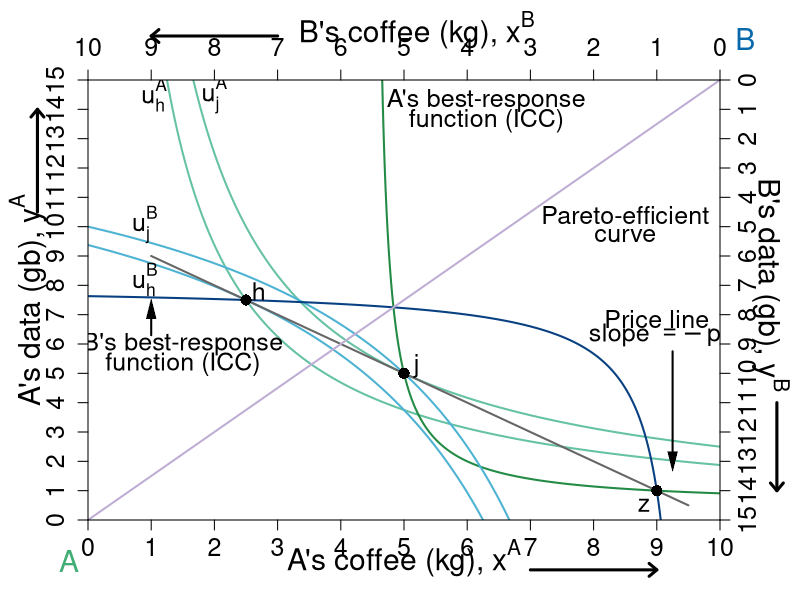

R code for this plot:
#' Graph Designer: Simon Halliday, Scott Cohn
#' Authors: Bowles and Halliday
#' Title: Coordination, Conflict and Competition: A Text in Microeconomics

library("shape")

pdf(file = "what_can_markets_do/property_walras_baseline_pec.pdf", width = 9, height = 7)

# Set parameters for graphics
axislabelsize <- 1.8
labelsize <- 1.5
namesize <- 1.8
annotatesize <- 1.5
graphlinewidth <- 2
segmentlinewidth <- 1.5

COL <- c("#7fc97f", "#beaed4", "#fdc086", "#ffff99", "#386cb0", "#f0027f", "#bf5b17", "#666666")
COLA <- c("#e0f3db", "#99d8c9","#66c2a4","#41ae76", "#238b45", "#005824")
COLB <- c("#c6dbef", "#4eb3d3", "#2b8cbe", "#0868ac","#084081")
COLC <- c("#fcfbfd", "#efedf5", "#dadaeb", "#bcbddc", "#9e9ac8", "#807dba", "#6a51a3", "#54278f", "#3f007d")
grays <- gray.colors(25, start = 1, end = 0, alpha = 1)


uA <- function(xA, yA, alpha = 0.5){
  ((xA)^alpha)*((yA)^(1 - alpha))
}

uB <- function(xA, yA, alpha = 0.5){
  ((10-xA)^alpha)*((15-yA)^(1 - alpha))
}

indiffcurveA1 <- function(x, U = 4, A = 1, a = 0.5) {
  ((((U-2)/A)*(1/x)^a)^(1/(1-a)))
}

indiffcurveA2 <- function(x, U = 4, A = 1, a = 0.5) {
  (((U/A)*(1/x)^a)^(1/(1-a)))
}

indiffcurveA3 <- function(x, U = 5.715476, A = 1, a = 0.5) {
  (((U/A)*(1/x)^a)^(1/(1 - a)))
}

indiffcurveA4 <- function(x, U = 6.984164, A = 1, a = 0.5) {
  ((((U)/A)*(1/x)^a)^(1/(1 - a)))
}

paretoEC <- function(x) {
  (3/2)*x
}

OfferCurveA <- function(x) {
  # x/(x  - 4)
  x / (2*x - 9)
}

PriceLine <- function(x, intercept = 10, slope = 1) {
  intercept - slope*x 
}

mrsplot <- function(x) {
  (13/2)*(x/(9 - x)^2)
  
}

OfferCurveB <- function(x) {
  #15 - (14/2)*(10 - x)/(9 - x)
  (145 - 16*x) / (19 - 2*x)
}

WalrasPrice <- function(x) {
  14 - (3/2)*x
}

#Deriving the offer curves: let py = 1
#wA = 8px + 2py = 8px + 2; Demand: x = w/2px => x = 4 + 1/px => px = 1/(x - 4)
#Offer curve is y = px*x => (1/(x-4))*x = x/(x-4) defined for x neq 4
#wA = 2px + 13py = 2px + 13; Demand: x = w/2px => x = 1 + 13/2px => px = 13/2(x - 1)
#B's Offer curve is y = px*x => (13/2)(1/(x-1))*x = (13/2)(x/(x-1)
#Therefore in terms of yA and xA:
#15 - y = (13/2)*(10 - x)/(10 - x - 1)
#Therefore y = 15 - (13/2)*(10-x)/(9 - x) defined for x neq 9
#The tangency of the indifference curve and the offer curve gives mrsplot
#Where mrsplot equals that offer curve, we get x = (3/17)*(51 - sqrt(221)) = 6.376576; 
#So y = 6.022321; therefore u = (6.376576^0.5)*(6.022321^0.5)

indiffcurveBneg1 <- function(x, U = 5.09, A = 1, a = 0.5) {
  15 - (((U/A)*(1/(10 - x))^a)^(1/(1-a)))
}

indiffcurveBneg2 <- function(x, U = 6.531973, A = 1, a = 0.5) {
  15 - (((U/A)*(1/(10 - x))^a)^(1/(1-a)))
}

#Aisha happens to have found 8 apples and 2 oranges, 
#and Betty happens to have found 2 apples and 13 oranges. 
#Aisha's utility (8^0.5)*(2^0.5) = 4
#Betty's utility (2^0.5)*(13^0.5) = 5.09



par(mar =  c(4, 4.4, 4, 4))
xlims <- c(0, 10)
ylims <- c(0, 15)
xlims2 <- c(10, 0)
ylims2 <- c(15, 0)

plot(0, 0, xlim = xlims, ylim = ylims, type = "n",
     xlab = "",
     ylab = "", 
     xaxt = "n", 
     yaxt = "n", 
     cex.lab = axislabelsize, 
     bty = "n",
     xaxs = "i", 
     yaxs = "i")

text(0.5*xlims[2], -1.3, expression(paste("A's coffee (kg), ", x^A)), xpd = TRUE, cex = axislabelsize) 
text(-0.95, 0.5*ylims[2], expression(paste("A's data (gb), ", y^A)), xpd = TRUE, cex = axislabelsize, srt = 90) 


npts <- 500 
npts2 <- 501

#Specify the sequences of points for graphing. 
xx1 <- seq(xlims[1], xlims[2], length.out = npts)
yy1 <- indiffcurveA2(xx1, U = 4, A = 1, a = 0.5)
yy2 <- indiffcurveA2(xx1)

#I need something like xx1 with npts for 
xx2 <- seq(4.5, xlims[2], length.out = npts)
xx3 <- seq(xlims[1], 9.1, length.out = npts)
xx4 <- seq(1, 9.5, length.out = npts)

#Draw the lines for the graphs

lines(xx1, indiffcurveA2(xx1, U = uA(5, 5)), col = COLA[3], lwd = graphlinewidth)
lines(xx1, indiffcurveA2(xx1, U = uA(2.5, 7.5)), col = COLA[3], lwd = graphlinewidth)
# 
lines(xx2, OfferCurveA(xx2), col = COLA[5], lwd = graphlinewidth)
# 
# 
lines(xx1, indiffcurveBneg1(xx1, U = uB(2.5, 7.5)), col = COLB[2], lwd = graphlinewidth)
lines(xx1, indiffcurveBneg1(xx1, U = uB(5, 5)), col = COLB[2], lwd = graphlinewidth)
# 
# 
lines(xx4, PriceLine(xx4, intercept = 10, slope = 1), col = COL[8], lwd = graphlinewidth)
# 
lines(xx3, OfferCurveB(xx3), col = COLB[5], lwd = graphlinewidth)

lines(xx1, paretoEC(xx1), col = COL[2], lwd = graphlinewidth)

#Customize ticks and labels for the plot
ticksy <- seq(from = 0, to = 15, by = 1)
ylabels <- seq(from = 0, to = 15, by = 1)
ticksx <- seq(from = 0, to = 10, by = 1)
xlabels <- seq(from = 0, to = 10, by = 1)
axis(1, at = ticksx, pos = 0, labels = xlabels, cex.axis = labelsize)
axis(2, at = ticksy, pos = 0, labels = ylabels, las = 0, gap.axis = -1, cex.axis = labelsize)

#Add arrows:
arrows(-0.8, 10.5, -0.8, 14, xpd = TRUE, length = 0.1, angle = 40, lwd = 3)
arrows(7, -1.7, 9, -1.7, xpd = TRUE, length = 0.1, angle = 40, lwd = 3)


# #Annotation of the three graphs and the NE
text(1.05, 14.5, expression(u[h]^A), cex = labelsize)
text(2, 14.5, expression(u[j]^A), cex = labelsize)

points(2.5, 7.5, pch = 16, col = "black", cex = 1.5)
text(2.7, 7.8, expression(h), cex = labelsize)

points(5, 5, pch = 16, col = "black", cex = 1.5)
text(5.2, 5.25, expression(j), cex = labelsize)

text(9, 6.85, expression("Price line"), cex = labelsize)
text(9, 6.25, expression(paste("slope ", phantom() == -p[j])), cex = labelsize)
Arrows(9.25, 5.75, 9.25, 2, col = "black", lty = 1, lwd = 2, arr.type = "triangle", arr.lwd = 0.5)

Arrows(1, 6.3, 1, 7.2, col = "black", lty = 1, lwd = 2, arr.type = "triangle", arr.lwd = 0.5)
text(1.5, 6.0, expression("B's best-response"), cex = annotatesize)
text(1.5, 5.3, expression("function (ICC)"), cex = annotatesize)

text(6.3, 14.3, expression("A's best-response"), cex = annotatesize)
text(6.3, 13.6, expression("function (ICC)"), cex = annotatesize)

text(8.5, 10.4, expression("Pareto-efficient"), cex = annotatesize)
text(8.5, 9.7, expression("curve"), cex = annotatesize)

text(-0.3, -1.4, expression("A"), xpd = TRUE, cex = namesize, col = COLA[4])
text(10.4, 16.4, expression("B"), xpd = TRUE, cex = namesize, col = COLB[4])


#Set up second axes and labels
par(new = TRUE)

#Use the same x and ylims as previously, but with locations switched
xlims2 <- c(10, 0)
ylims2 <- c(15, 0)

#Leave the ylab and xlab blank to ensure no axes titles
plot(0, 0, xlim = xlims2, ylim = ylims2, type = "n",
     xlab = expression(paste("")),
     ylab = expression(paste("")),
     xaxt = "n", 
     yaxt = "n", 
     cex.lab = 1.3, 
     bty = "n",
     xaxs = "i", 
     yaxs = "i")

#Set up axes at sides 3 and 4 (top and right)
axis(side = 3, at = ticksx, pos = 0, labels = xlabels, cex.axis = labelsize)
axis(side = 4, at = ticksy, pos = 0, labels = ylabels, las = 0, gap.axis = -1,  cex.axis = labelsize)
text(4.8, -1.7, expression(paste("B's coffee (kg), ", x^B)), xpd = TRUE, cex = axislabelsize) 
text(-0.8, 7, expression(paste("B's data (gb), ", y^B)), xpd = TRUE, cex = axislabelsize, srt = 270) 

#Add arrows:
arrows(-0.9, 11, -0.9, 14, xpd = TRUE, length = 0.1, angle = 40, lwd = 3)
arrows(7, -1.5, 9, -1.5, xpd = TRUE, length = 0.1, angle = 40, lwd = 3)


#Functions for B's indifference curves
indiffcurveB1 <- function(x, U = 5.09, A = 1, a = 0.5) {
  ((((U-2)/A)*(1/x)^a)^(1/(1-a)))
}

indiffcurveB2 <- function(x, U = 5.09, A = 1, a = 0.5) {
  (((U/A)*(1/x)^a)^(1/(1-a)))
}

indiffcurveB3 <- function(x, U = 5.703502, A = 1, a = 0.5) {
  ((((U)/A)*(1/x)^a)^(1/(1-a)))
}

indiffcurveB4 <- function(x, U = 8.244574, A = 1, a = 0.5) {
  ((((U)/A)*(1/x)^a)^(1/(1-a)))
}



#Label B's indifference curves
text(9.1, 4.925, expression(u[j]^B), cex = labelsize)
text(9.1, 6.8, expression(u[h]^B), cex = labelsize)


#Add a point for the initial endowment
points(1, 14, pch = 16, col = "black", cex = 1.5)
text(1.2, 14.5, expression(z), cex = labelsize)




#Label a point on the middle of the curve
#points(5, 7.5, pch = 16, col = "black", cex = 1.5)
#text(5, 7, expression(i))

#(5^0.5)*(7.5^0.5) = 6.123724

#Add point for comparison to participation constraint
#points(6.2, 1.55, pch = 16, col = "black", cex = 1.5)
#text(6.1, 1.2, expression(d))


#Calculate TIOLI power allocation for B
#mrs(x,y) => pareto efficient curve is (3/2)x = y
#A's initital utility is 4 = u(8,2) = (8^0.5)*(2^0.5)
#Therefore substitute in the contract curve u_e^A = 4 = (x^A)^(0.5)(3/2*x^A)^0.5
# => x^A = 4/((3/2)^0.5) = 3.27 => x^B = 6.73
# => y^A = 3/2(x^A) = 4.9 => y^B = 10.1

#Add point g for B's TIOLI power
# points(6.73, 10.1, pch = 16, col = "black", cex = 1.5)
# text(6.73, 10.6, expression(g))

#Calculate TIOLI power allocation for A
#mrs(x,y) => pareto efficient curve is (3/2)x = y
#A's initital utility is 4 = u(8,2) = (8^0.5)*(2^0.5)
#Therefore substitute in the contract curve u_e^A = 4 = (x^A)^(0.5)(3/2*x^A)^0.5
# => x^B = 5.09/((3/2)^0.5) = 4.16 => x^A = 5.84
# => y^B = 3/2(x^B) = 6.23 => y^A = 8.77 
#=> u^A = (5.84^0.5)*(8.77^0.5) = 7.156591
#Add point f for A's TIOLI power
# points(4.16, 6.23, pch = 16, col = "black", cex = 1.5)
# text(4.16, 5.8, expression(f))



dev.off()
